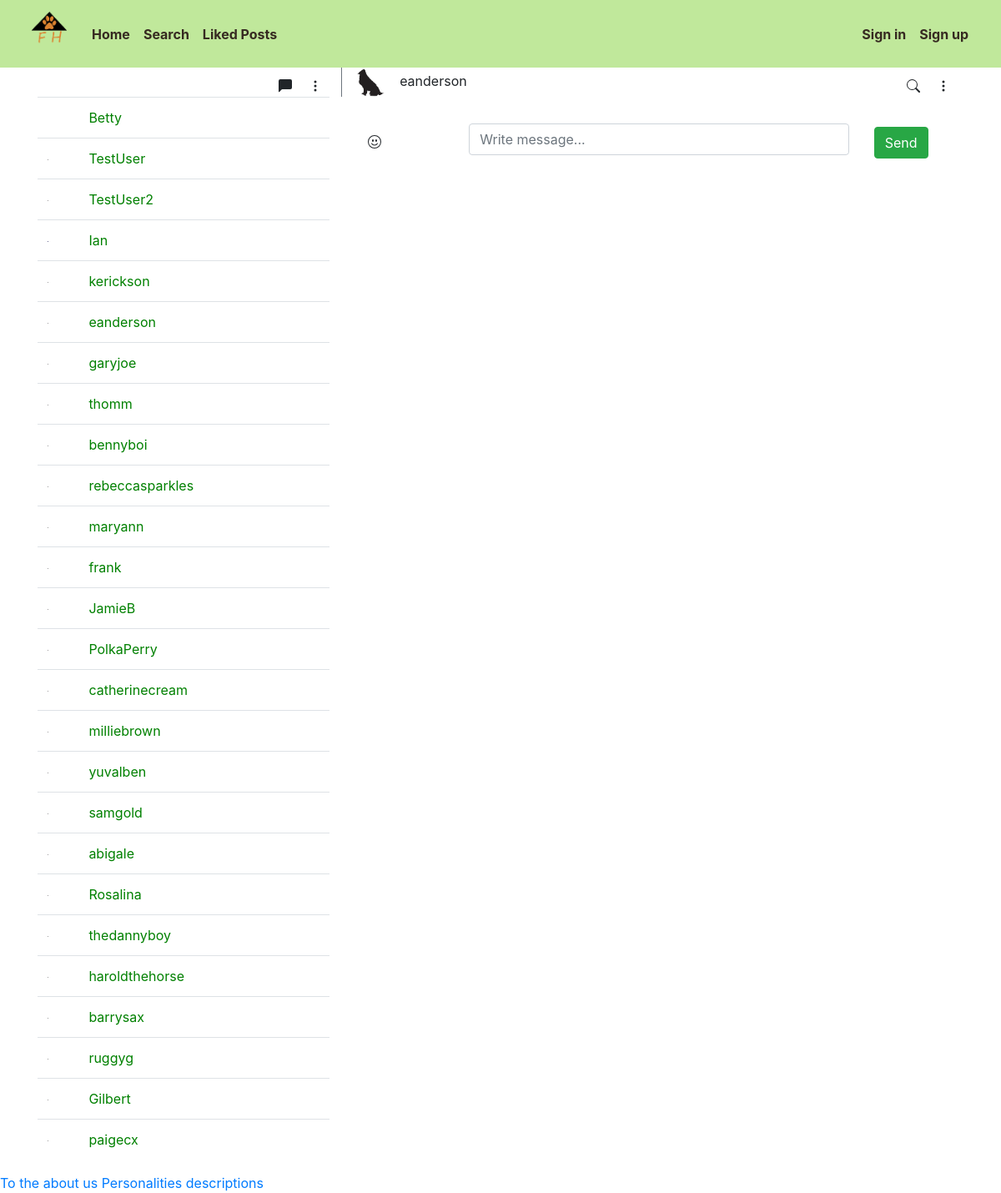
/messages/66, run on an earlier commit of the app's database.
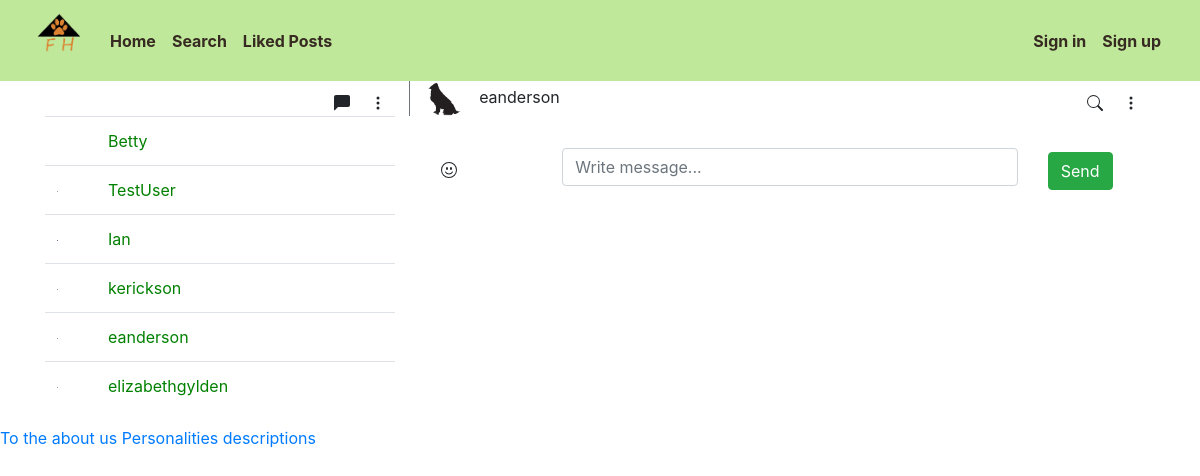
And on a later commit of the database.
### profile_app/models.py (models this page shows, shortened)
class Profile(AbstractBaseUser):
    userID = models.AutoField(primary_key=True)
    email = models.EmailField(verbose_name="email", unique=True, max_length = 60)
    username = models.CharField(max_length=50, unique=True)
    date_joined = models.DateTimeField(verbose_name = " Date Joined", auto_now_add=True)
    last_login = models.DateTimeField(verbose_name="Last Login", auto_now=True)
    is_admin = models.BooleanField(default=False)
    is_active = models.BooleanField(default=True)
    is_staff = models.BooleanField(default=False)
    is_superuser = models.BooleanField(default=False)
    first_name = models.CharField(max_length=50, blank=True)
    password = models.CharField(max_length=500)
    profile_picture = models.ImageField(max_length=255, upload_to=get_profile_image_filepath, null=True, blank=True, default="static/profile_app/default_pfp.png")
    location = models.CharField(max_length=30, choices=LOCATION_CHOICES, default="FARGO")
    liked_posts = models.ManyToManyField('pet_post_app.Post', blank=True)
    objects = MyAccountManager()
    USERNAME_FIELD = 'email'
    REQUIRED_FIELDS = ['username']

### messaging_app/views.py (the view)
# urls.py: path('messages/<str:id1><str:id2>', views.messages, name='messages'),
def messages(request, id1, id2):
    if (User.objects.get(userID=id1) == request.user):
        user_obj = User.objects.get(userID=id2)
    else:
        user_obj = User.objects.get(userID=id1)
    users = User.objects.exclude(username=request.user.username)
    thread_name = f'chat_{id1}{id2}'
    message_obj = Message.objects.filter(thread_name=thread_name)
    return render(request, 'messaging_page.html', context={'users':users, 'user':user_obj, 'messages': message_obj})

### messaging_app/templates/messaging_page.html (shortened to what this page needs)
{% extends 'base_page.html' %}
{% load static %}
{% block content %}
<div class="back-container">
    <div class="container front-container1">
        <div class="row chat-top">
            <div class="col-sm-4 border-right border-secondary">
                <span class="float-right mt-2">
                    <svg width="1em" height="1em" viewBox="0 0 16 16" class="bi bi-chat-left-fill mx-3"
                        fill="currentColor" xmlns="http://www.w3.org/2000/svg">
                        <path fill-rule="evenodd"
                            d="M2 0a2 2 0 0 0-2 2v12.793a.5.5 0 0 0 .854.353l2.853-2.853A1 1 0 0 1 4.414 12H14a2 2 0 0 0 2-2V2a2 2 0 0 0-2-2H2z" />
                    </svg>
                    <svg width="1em" height="1em" viewBox="0 0 16 16" class="bi bi-three-dots-vertical mr-2"
                        fill="currentColor" xmlns="http://www.w3.org/2000/svg">
                        <path fill-rule="evenodd"
                            d="M9.5 13a1.5 1.5 0 1 1-3 0 1.5 1.5 0 0 1 3 0zm0-5a1.5 1.5 0 1 1-3 0 1.5 1.5 0 0 1 3 0zm0-5a1.5 1.5 0 1 1-3 0 1.5 1.5 0 0 1 3 0z" />
                    </svg>
                </span>
            </div>
            <div class="col-sm-8">
                <img src="{{user.profile_picture.url}}" alt="" height="35"  class="profile-image rounded-circle">
                <span class="ml-2">{{user.username}}</span>
                <span class="float-right mt-2">
                    <svg width="1em" height="1em" viewBox="0 0 16 16" class="bi bi-three-dots-vertical mx-3"
                        fill="currentColor" xmlns="http://www.w3.org/2000/svg">
                        <path fill-rule="evenodd"
                            d="M9.5 13a1.5 1.5 0 1 1-3 0 1.5 1.5 0 0 1 3 0zm0-5a1.5 1.5 0 1 1-3 0 1.5 1.5 0 0 1 3 0zm0-5a1.5 1.5 0 1 1-3 0 1.5 1.5 0 0 1 3 0z" />
                    </svg>
                </span>
            </div>
        </div>
        <div class="row">
            <div class="col-sm-4 contacts">
                <div class="contact-table-scroll">
                    <table class="table table-hover">
                        <tbody>
                            {% for user in users%}
                            <tr>
                                <td><img src="{{user.profile_picture.url}}" height="0.5em" alt="" class="profile-image rounded-circle">
                                </td>
                                {% if user.userID > request.user.userID %}
                                <td><a style="color: green" id="{{user.username}}" href="{% url 'messages' id1=user.userID id2=request.user.userID%}">{{user.username}}</a></td>
                                {% else %}
                                <td><a style="color: green" id="{{user.username}}" href="{% url 'messages' id1=request.user.userID id2=user.userID%}">{{user.username}}</a></td>
                                {% endif %}
                            </tr>
                            {% endfor %}
                        </tbody>
                    </table>
                </div>
            </div>
            <div class="col-sm-8 message-area">
                <div class="row message-box p-3">
                    <div class="col-sm-2 mt-2">
                    </div>
                    <div class="col-sm-8">
                        <input type="text" class="form-control" id="message_input" placeholder="Write message...">
                    </div>
                    <div class="col-sm-2 mt-1">
                        <div class="control">
                            <button class="btn btn-success" id="chat-message-submit">Send</button>
                        </div>
                    </div>
                </div>
            </div>
        </div>
    </div>
</div>
{% endblock %}

### templates/base_page.html (shortened to what this page needs)
<!DOCTYPE html>
{% load static %}
<html lang="en">
  <head>
    <link rel="stylesheet" href="{% static 'profile_app/css/nav.css'%}" />
    <link rel="stylesheet" href="{% static 'profile_app/css/styles.css'%}" />
    <link
      rel="stylesheet"
      href="https://cdn.jsdelivr.net/npm/bootstrap@4.3.1/dist/css/bootstrap.min.css"
    />
  </head>
  <body>
    <nav class="navbar navbar-expand-lg">
      <div class="container-fluid">
        <div class="collapse navbar-collapse" id="navbarSupportedContent">
          <a class="navbar-brand mt-2 mt-lg-0" href="#">
            <img
              src="{% static 'profile_app/logo.png'%}"
              height="55"
              alt="FureverHome Logo"
              loading="lazy"
            />
          </a>
          <ul class="navbar-nav me-auto mb-2 mb-lg-0">
            <li class="nav-item">
              <a class="nav-link" href="{% url 'index' %}">Home</a>
            </li>
            <li class="nav-item">
              <a class="nav-link" href="{% url 'search' %}">Search</a>
            </li>
            <li class="nav-item">
              <a class="nav-link" href="{% url 'liked_posts' %}">Liked Posts</a>
            </li>
          </ul>
        </div>
        {% if request.user.is_authenticated %}
        <ul class="navbar-nav me-auto mb-2 mb-lg-0">
          {%if user.userID > request.user.userID %}
          <li class="nav-item">
            <a
              class="nav-link"
              href="{% url 'messages' id1=user.userID id2=request.user.userID%}"
              >Messages</a
            >
          </li>
          {% else %}
          <li class="nav-item">
            <a
              class="nav-link"
              href="{% url 'messages' id1=request.user.userID id2=user.userID%}"
              >Messages</a
            >
          </li>
          {% endif %}
          <li class="nav-item">
            <a class="nav-link" href="{% url 'sign_out' %}"> Sign out</a>
          </li>
          <li>
            <a href="{% url 'userprofile'%}"
              ><img
                src="{{request.user.profile_picture.url}}"
                class="rounded-circle"
                height="45"
                alt="Profile Picture"
                loading="lazy"
            /></a>
          </li>
        </ul>
        {% else %}
        <ul class="navbar-nav me-auto mb-2 mb-lg-0">
          <li class="nav-item">
            <a class="nav-link" href="{% url 'sign_in' %}">Sign in</a>
          </li>
          <li class="nav-item">
            <a class="nav-link" href="{% url 'sign_up' %}">Sign up</a>
          </li>
        </ul>
        {% endif %}
      </div>
    </nav>
    <div class="main">{% block content %} {% endblock content %}</div>
    <footer>
      <a href="{% url 'about_us' %}"> To the about us </a>
      <a href="{% url 'personalities' %}"> Personalities descriptions </a>
    </footer>
  </body>
</html>

### profile_app/static/profile_app/css/nav.css (style rules this page uses)
.navbar { background-color: #C0E89B; }
.navbar a { color: #362A21; size: 0.5em; font-weight: 650; }

What changed in the data, as far as the page shows it:
removed Profile: username "TestUser2"
removed Profile: username "garyjoe"
removed Profile: username "thomm"
removed Profile: username "bennyboi"
removed Profile: username "rebeccasparkles"
removed Profile: username "maryann"
removed Profile: username "frank"
removed Profile: username "JamieB"
removed Profile: username "PolkaPerry"
removed Profile: username "catherinecream"
removed Profile: username "milliebrown"
removed Profile: username "yuvalben"
removed Profile: username "samgold"
removed Profile: username "abigale"
removed Profile: username "Rosalina"
removed Profile: username "thedannyboy"
removed Profile: username "haroldthehorse"
removed Profile: username "barrysax"
removed Profile: username "ruggyg"
removed Profile: username "Gilbert"
removed Profile: username "paigecx"
added Profile: username "elizabethgylden"
